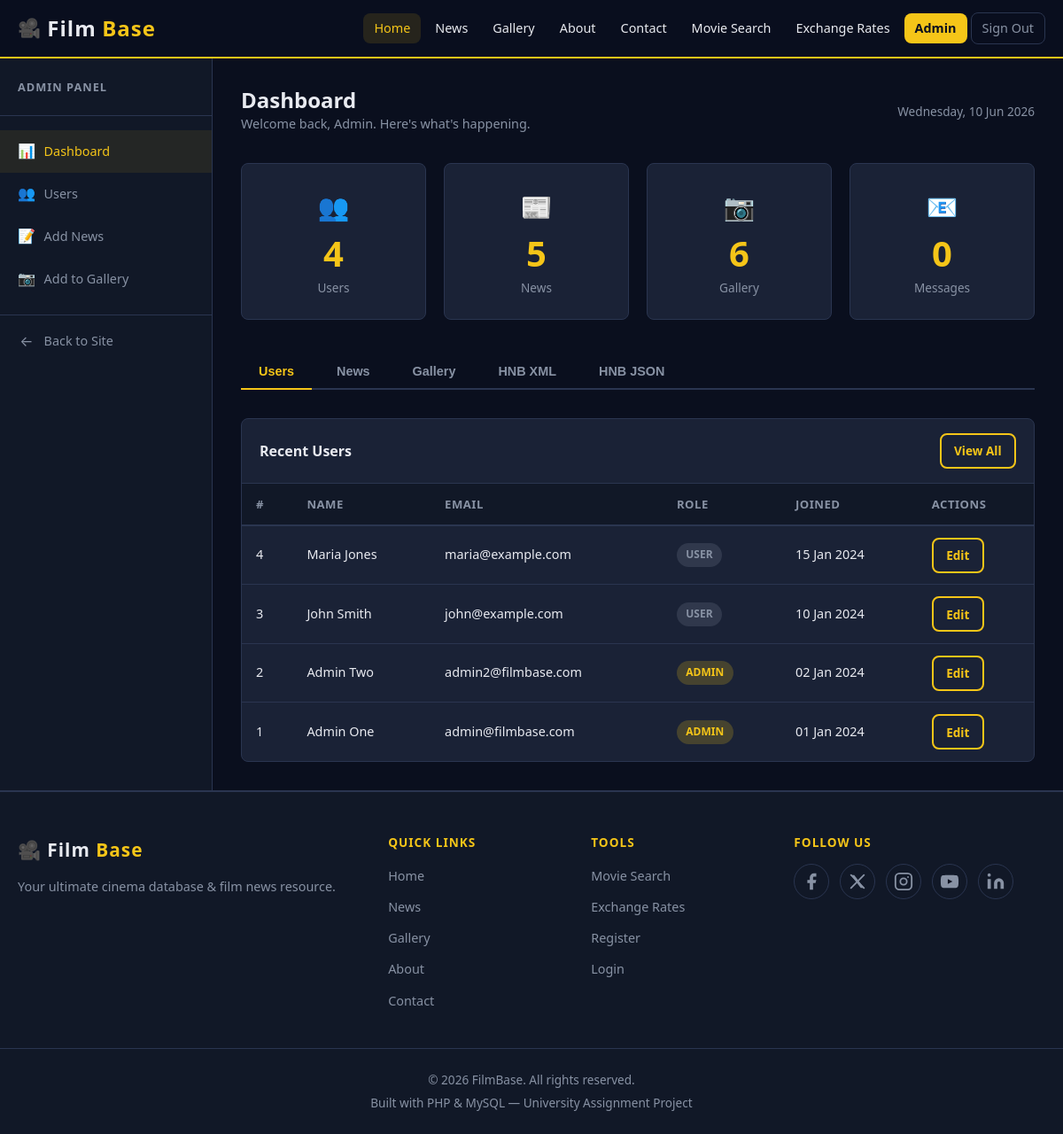
/admin/index.php (signed in), run on the app's committed database.
### tables this page shows
CREATE TABLE `users` (
  `id`         INT(11)      NOT NULL AUTO_INCREMENT,
  `firstname`  VARCHAR(100) NOT NULL,
  `lastname`   VARCHAR(100) NOT NULL,
  `email`      VARCHAR(255) NOT NULL UNIQUE,
  `password`   VARCHAR(255) NOT NULL,
  `country`    VARCHAR(100) NOT NULL DEFAULT '',
  `role`       ENUM('admin','user') NOT NULL DEFAULT 'user',
  `created_at` DATETIME     NOT NULL DEFAULT CURRENT_TIMESTAMP,
  PRIMARY KEY (`id`)
);

### includes/auth.php (called while the page is built, shortened)
<?php
function isLoggedIn(): bool {
    return isset($_SESSION['user_id']);
}
function isAdmin(): bool {
    return isset($_SESSION['role']) && $_SESSION['role'] === 'admin';
}
function currentUser(): array {
    return [
        'id'        => $_SESSION['user_id']    ?? null,
        'firstname' => $_SESSION['firstname']  ?? '',
        'lastname'  => $_SESSION['lastname']   ?? '',
        'email'     => $_SESSION['email']      ?? '',
        'role'      => $_SESSION['role']       ?? 'user',
    ];
}
function e(string $str): string {
    return htmlspecialchars($str, ENT_QUOTES, 'UTF-8');
}

### admin/index.php (the view, shortened to what this page needs)
<?php
require_once __DIR__ . '/../config/db.php';
require_once __DIR__ . '/../includes/auth.php';
$stats = [];
foreach (['users' => 'Users', 'news' => 'News', 'gallery' => 'Gallery', 'contacts' => 'Messages'] as $table => $label) {
    $r = $conn->query("SELECT COUNT(*) AS cnt FROM `$table`");
    $stats[$label] = $r ? (int)$r->fetch_assoc()['cnt'] : 0;
}
$recentUsers = $conn->query(
    "SELECT id, firstname, lastname, email, role, created_at FROM users ORDER BY created_at DESC LIMIT 5"
)->fetch_all(MYSQLI_ASSOC);
$user = currentUser();
require_once __DIR__ . '/../includes/header.php';
?>
<div class="admin-layout">
    <aside class="admin-sidebar">
        <div class="admin-sidebar-header">
            <h3>Admin Panel</h3>
        </div>
        <nav class="admin-nav">
            <a href="/filmbase/admin/index.php"       class="active"><span class="nav-icon">&#128202;</span> Dashboard</a>
            <a href="/filmbase/admin/users.php">       <span class="nav-icon">&#128101;</span> Users</a>
            <a href="/filmbase/admin/news-add.php">    <span class="nav-icon">&#128221;</span> Add News</a>
            <a href="/filmbase/admin/gallery-add.php"> <span class="nav-icon">&#128247;</span> Add to Gallery</a>
            <a href="/filmbase/index.php" style="margin-top:1rem; border-top:1px solid var(--border); padding-top:1rem;">
                <span class="nav-icon">&#8592;</span> Back to Site
            </a>
        </nav>
    </aside>
    <div class="admin-content">
        <div class="admin-header">
            <div>
                <h1 class="admin-title">Dashboard</h1>
                <p style="color:var(--text-muted); font-size:0.9rem; margin:0;">
                    Welcome back, <?php echo e($user['firstname']); ?>. Here's what's happening.
                </p>
            </div>
            <span style="color:var(--text-muted); font-size:0.85rem;">
                <?php echo date('l, d M Y'); ?>
            </span>
        </div>
        <div class="admin-stats">
            <?php
            $icons = ['Users' => '&#128101;', 'News' => '&#128240;', 'Gallery' => '&#128247;', 'Messages' => '&#128231;'];
            foreach ($stats as $label => $count):
            ?>
                <div class="stat-card">
                    <div style="font-size:1.8rem; margin-bottom:0.5rem;"><?php echo $icons[$label]; ?></div>
                    <div class="stat-number"><?php echo $count; ?></div>
                    <div class="stat-label"><?php echo e($label); ?></div>
                </div>
            <?php endforeach; ?>
        </div>
        <div class="tab-nav">
            <button class="tab-btn active" data-tab="users">   Users</button>
            <button class="tab-btn"        data-tab="news">    News</button>
            <button class="tab-btn"        data-tab="gallery"> Gallery</button>
            <button class="tab-btn"        data-tab="hnb-xml"> HNB XML</button>
            <button class="tab-btn"        data-tab="hnb-json">HNB JSON</button>
        </div>
        <div id="tab-users" class="tab-panel">
            <div class="admin-table-card">
                <div style="display:flex; justify-content:space-between; align-items:center; padding:1rem 1.25rem; border-bottom:1px solid var(--border);">
                    <h3 style="font-size:1rem; margin:0;">Recent Users</h3>
                    <a href="/filmbase/admin/users.php" class="btn btn-outline btn-sm">View All</a>
                </div>
                <table class="data-table">
                    <thead>
                        <tr>
                            <th>#</th><th>Name</th><th>Email</th><th>Role</th><th>Joined</th><th>Actions</th>
                        </tr>
                    </thead>
                    <tbody>
                        <?php foreach ($recentUsers as $u): ?>
                            <tr>
                                <td><?php echo (int)$u['id']; ?></td>
                                <td><?php echo e($u['firstname'] . ' ' . $u['lastname']); ?></td>
                                <td><?php echo e($u['email']); ?></td>
                                <td>
                                    <span class="badge badge-<?php echo e($u['role']); ?>">
                                        <?php echo e($u['role']); ?>
                                    </span>
                                </td>
                                <td><?php echo e(date('d M Y', strtotime($u['created_at']))); ?></td>
                                <td>
                                    <a href="/filmbase/admin/users.php?edit=<?php echo (int)$u['id']; ?>" class="btn btn-outline btn-sm">Edit</a>
                                </td>
                            </tr>
                        <?php endforeach; ?>
                    </tbody>
                </table>
            </div>
        </div>
    </div>
</div>
<?php require_once __DIR__ . '/../includes/footer.php'; ?>

### includes/header.php (shortened to what this page needs)
<?php
require_once __DIR__ . '/../includes/auth.php';
$currentPage = basename($_SERVER['PHP_SELF']);
?>
<!DOCTYPE html>
<html lang="en">
<head>
    <link rel="stylesheet" href="/filmbase/assets/css/style.css">
</head>
<body>
<header class="site-header">
    <div class="container header-inner">
        <a href="/filmbase/index.php" class="logo">
            <span class="logo-icon">&#127909;</span>
            Film<span class="logo-accent">Base</span>
        </a>
        <nav class="main-nav" id="main-nav" aria-label="Main navigation">
            <ul>
                <li><a href="/filmbase/index.php"     class="<?php echo $currentPage === 'index.php'     ? 'active' : ''; ?>">Home</a></li>
                <li><a href="/filmbase/news.php"      class="<?php echo $currentPage === 'news.php'      ? 'active' : ''; ?>">News</a></li>
                <li><a href="/filmbase/gallery.php"   class="<?php echo $currentPage === 'gallery.php'   ? 'active' : ''; ?>">Gallery</a></li>
                <li><a href="/filmbase/about.php"     class="<?php echo $currentPage === 'about.php'     ? 'active' : ''; ?>">About</a></li>
                <li><a href="/filmbase/contact.php"   class="<?php echo $currentPage === 'contact.php'   ? 'active' : ''; ?>">Contact</a></li>
                <li><a href="/filmbase/api-omdb.php"  class="<?php echo $currentPage === 'api-omdb.php'  ? 'active' : ''; ?>">Movie Search</a></li>
                <li><a href="/filmbase/api-hnb.php"   class="<?php echo $currentPage === 'api-hnb.php'   ? 'active' : ''; ?>">Exchange Rates</a></li>
                <?php if (isLoggedIn()): ?>
                    <?php if (isAdmin()): ?>
                        <li><a href="/filmbase/admin/index.php" class="nav-admin">Admin</a></li>
                    <?php endif; ?>
                    <li><a href="/filmbase/logout.php" class="nav-signout">Sign Out</a></li>
                <?php else: ?>
                    <li><a href="/filmbase/register.php" class="<?php echo $currentPage === 'register.php' ? 'active' : ''; ?>">Register</a></li>
                    <li><a href="/filmbase/login.php"    class="<?php echo $currentPage === 'login.php'    ? 'active' : ''; ?>">Login</a></li>
                <?php endif; ?>
            </ul>
        </nav>
    </div>
</header>
<main class="site-main">

### includes/footer.php (shortened to what this page needs)
</main>
<footer class="site-footer">
    <div class="container footer-inner">
        <div class="footer-brand">
            <a href="/filmbase/index.php" class="logo">
                <span class="logo-icon">&#127909;</span>
                Film<span class="logo-accent">Base</span>
            </a>
            <p class="footer-tagline">Your ultimate cinema database &amp; film news resource.</p>
        </div>
        <div class="footer-links">
            <h4>Quick Links</h4>
            <ul>
                <li><a href="/filmbase/index.php">Home</a></li>
                <li><a href="/filmbase/news.php">News</a></li>
                <li><a href="/filmbase/gallery.php">Gallery</a></li>
                <li><a href="/filmbase/about.php">About</a></li>
                <li><a href="/filmbase/contact.php">Contact</a></li>
            </ul>
        </div>
        <div class="footer-links">
            <h4>Tools</h4>
            <ul>
                <li><a href="/filmbase/api-omdb.php">Movie Search</a></li>
                <li><a href="/filmbase/api-hnb.php">Exchange Rates</a></li>
                <li><a href="/filmbase/register.php">Register</a></li>
                <li><a href="/filmbase/login.php">Login</a></li>
            </ul>
        </div>
        <div class="footer-social">
            <h4>Follow Us</h4>
            <div class="social-icons">
                <a href="#" class="social-icon" aria-label="Facebook" target="_blank" rel="noopener">
                    <svg xmlns="http://www.w3.org/2000/svg" width="22" height="22" viewBox="0 0 24 24" fill="currentColor">
                        <path d="M18 2h-3a5 5 0 0 0-5 5v3H7v4h3v8h4v-8h3l1-4h-4V7a1 1 0 0 1 1-1h3z"/>
                    </svg>
                </a>
                <a href="#" class="social-icon" aria-label="Twitter / X" target="_blank" rel="noopener">
                    <svg xmlns="http://www.w3.org/2000/svg" width="22" height="22" viewBox="0 0 24 24" fill="currentColor">
                        <path d="M4 4l16 16M4 20 20 4" stroke="currentColor" stroke-width="2" stroke-linecap="round"/>
                        <path d="M4 4h4l12 16h-4z" fill="currentColor"/>
                    </svg>
                </a>
                <a href="#" class="social-icon" aria-label="Instagram" target="_blank" rel="noopener">
                </a>
                <a href="#" class="social-icon" aria-label="YouTube" target="_blank" rel="noopener">
                </a>
                <a href="#" class="social-icon" aria-label="LinkedIn" target="_blank" rel="noopener">
                    <svg xmlns="http://www.w3.org/2000/svg" width="22" height="22" viewBox="0 0 24 24" fill="currentColor">
                        <path d="M16 8a6 6 0 0 1 6 6v7h-4v-7a2 2 0 0 0-2-2 2 2 0 0 0-2 2v7h-4v-7a6 6 0 0 1 6-6z"/>
                        <rect x="2" y="9" width="4" height="12"/>
                        <circle cx="4" cy="4" r="2"/>
                    </svg>
                </a>
            </div>
        </div>
    </div>
    <div class="footer-bottom">
        <div class="container">
            <p>&copy; <?php echo date('Y'); ?> FilmBase. All rights reserved.</p>
            <p>Built with PHP &amp; MySQL &mdash; University Assignment Project</p>
        </div>
    </div>
</footer>
</body>
</html>

### data on the page
users: firstname "Admin", id "1", firstname+lastname "Admin One", email "admin@filmbase.com", role "ADMIN", created_at "01 Jan 2024"
users: id "4", firstname+lastname "Maria Jones", email "maria@example.com", role "USER", created_at "15 Jan 2024"
users: id "3", firstname+lastname "John Smith", email "john@example.com", role "USER", created_at "10 Jan 2024"
users: id "2", firstname+lastname "Admin Two", email "admin2@filmbase.com", role "ADMIN", created_at "02 Jan 2024"

### other printed values
$icons[$label] "👥"
$count "4"
$label "Users"
$icons[$label] "📰"
$count "5"
$label "News"
$icons[$label] "📷"
$count "6"
$label "Gallery"
$icons[$label] "📧"
$count "0"
$label "Messages"
